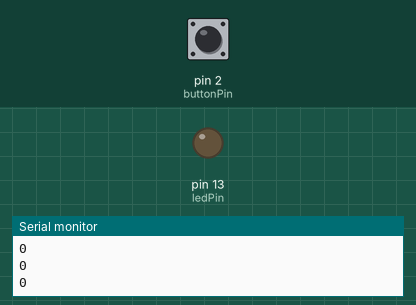
This sketch was run on a simulated Arduino Uno, built with avr-gcc and run on an emulated ATmega328P. Shown: output pins drawn as LEDs (lit = HIGH), the last lines printed to the serial monitor. Inputs (shaded band) come from the test bench; at power-on: pin 2 (buttonPin) HIGH.

Above: at 1.2 s.
1.3 s: pin 2 (buttonPin) pulled LOW for 0.15 s
At 1.38 s:
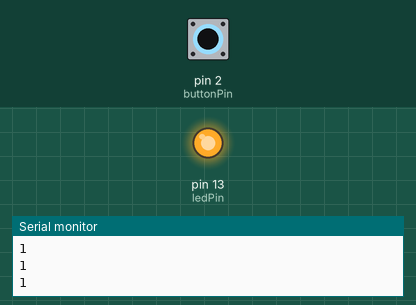
2.9 s: pin 2 (buttonPin) pulled LOW for 3.2 s
At 6.5 s:
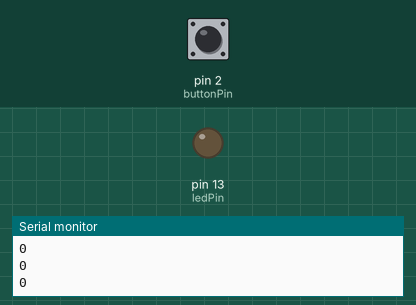
Timing chart, 0 to 8.0 s (numbered marks = the images above; inputs shaded):
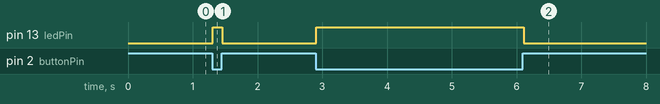

The sketch:

button2max.ino
```cpp
// Arduino Serial button (using pullup)
// Connect the button on GND and pin 2
// nm, imi, 10.2010

int buttonPin = 2;
int ledPin = 13;

void setup() {
  Serial.begin(9600);
  pinMode (buttonPin, INPUT_PULLUP);
  pinMode (ledPin, OUTPUT);
  digitalWrite (ledPin, LOW);
}

void loop() {

  while(1) {

    if (digitalRead(buttonPin) == LOW){
      digitalWrite(ledPin,HIGH);
      Serial.println("1");
    } else {
      digitalWrite(ledPin,LOW);
      Serial.println("0");
    }

    delay(10);

  }
}
```

Measured:
- after the input at 1.3 s, pin 13 (ledPin): LOW → HIGH at once, → LOW 0.15 s later
- after the input at 2.9 s, pin 13 (ledPin): LOW → HIGH at once, → LOW 3.2 s later
